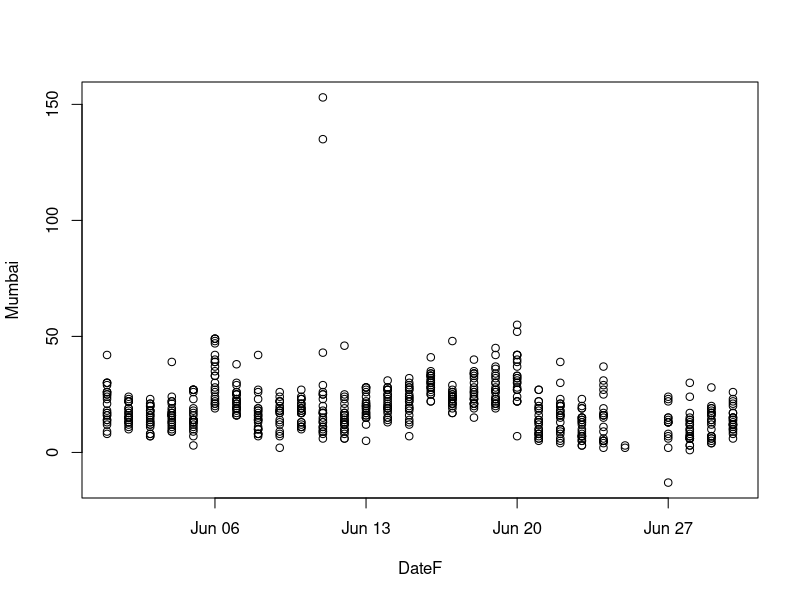
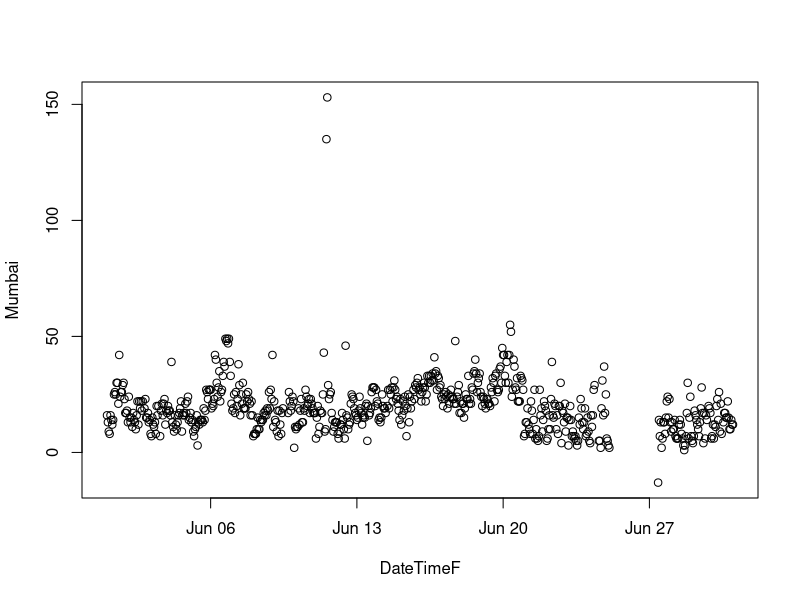

Recreate these plots in R, in order.
#
# India Air Quality Index (AQI)
# Early explorations
#
# I believe we will have raw PM 2.5 measurements for 2015 and 2016, but
# then PM 2.5 as well as the calculated AQI values for 2013 and 2014.
# Because of this, we'll focus on only the PM 2.5 measurements for this
# in-class work and then on Homework 2.

x <- read.csv("aqm-june-2016.csv", as.is=TRUE, skip=5, header=FALSE)
names(x) <- c("Date", "Time", "Chennai", "Kolkata",
              "Hyderabad", "Mumbai", "Delhi")
dim(x)

# In anticipation of an eventual merge, I'm going to sort the columns
# alphabetically by city.  Make sure you examine, understand, and trust
# this!
head(x)
x <- x[, c("Date", "Time", "Chennai", "Delhi", "Hyderabad", 
           "Kolkata", "Mumbai")]
head(x)

str(x)      # Worrying: our PM 2.5 measurements should be numeric!

# I'll pick on Mumbai here, and until I know what I want to do I'll
# avoid overwriting the columns in our data frame x:
as.numeric(x$Mumbai)

# Pay attention to the warning that results from the line, above!
# This happens when R can't successfully convert something to numeric,
# and you may need to explore before deciding what to do.
# The following single line is absolutely essential for this
# course -- a great example of the core of the language quickly
# helping you translate a "human question" into an "answer":

table(x$Mumbai[is.na(as.numeric(x$Mumbai))])

# There are 10 cases of --- and 60 cases of InVld.
# Now, if I really cared about the difference between InVld
# and ---, I'd need to do something different.
# But at this point, I don't.  If I change my mind later, I'll
# come back to this and will modify the script.  What I'm
# showing you now is an example of the *process* of doing
# data analysis.  It's more than just this example.
# For now, I'm going to accept that by converting things here to
# numeric, some of these entries (like --- and InVld) will be
# denoted by the missing value code, NA.

# Convert all the PM2.5 columns to be numeric.  Again, this one
# example provides something essential for this course.
for (i in 3:7) x[,i] <- as.numeric(x[,i])

# How how do we feel about what we have?
head(x)
tail(x)

table(x$Time)

# Tables can be helpful for doing explorations even when you aren't
# thinking "categorical variable".  Here, I note the very first 30
# shown right before 1:00 AM -- 30 entries seem to be blank.



# Next, I'm going to (try to) fix up the problem that happens at midnight.
# The time at midnight is part of the date field, apparently.
# Fixing this up is very convenient with regular expressions!
x[20:25,]

# In class I'll talk about my choice here of 11:59 PM.  I spent more time
# on this than you probably would believe, relating to the use of special
# objects in R for handling dates and dates/times.
x$Time[grep("24:00 AM", x$Date, fixed=TRUE)] <- "11:59 PM"
x[20:25,]
x$Date <- gsub(" 24:00 AM", "", x$Date, fixed=TRUE)
x[20:25,]


# TAKE THE FOLLOWING WITH A GRAIN OF SALT... STILL WORKING AND THINKING...
# With the following, the trailing F stands for "formatted" just as a
# reminder to me.  The following format requires reading (or skimming)
# options on the help page for ?strptime, which is linked from ?as.Date.

x$DateF <- as.Date(x$Date, format="%e/%m/%Y")
x$DateTimeF <- as.POSIXct(paste(x$Date, x$Time), format="%e/%m/%Y %I:%M %p")

plot(Mumbai ~ DateF, data=x)
plot(Mumbai ~ DateTimeF, data=x)


